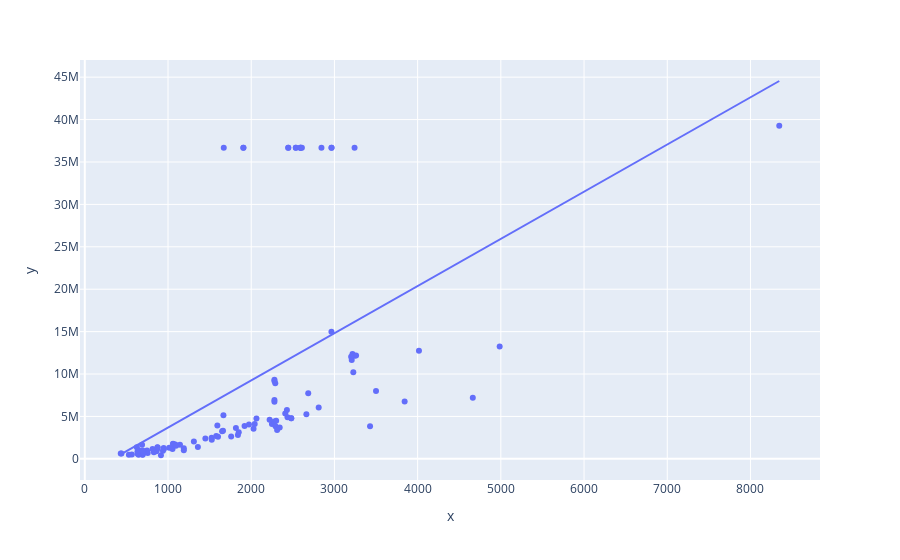

Notebook code for this chart:
### Code cell
# Add an OLS (Ordinary Least Squares) trendline,
# to see how the outliers influence the "line of best fit"
px.scatter(x=subset.GROSS_SQUARE_FEET,y=subset.SALE_PRICE,trendline='ols')
